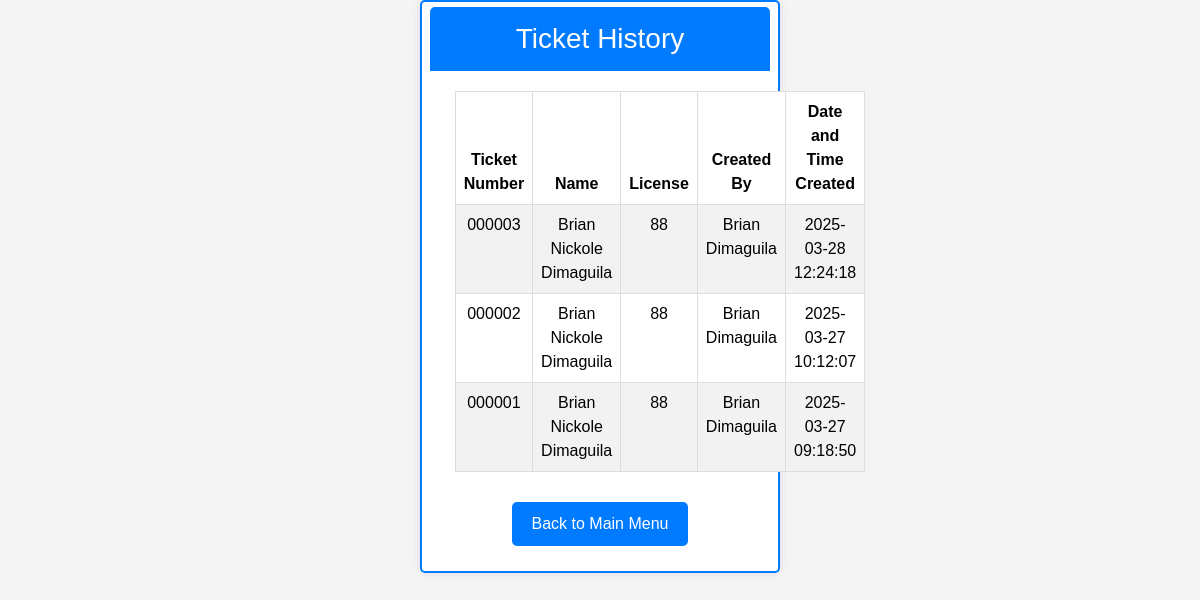
Page /poso.tix/history.php on the earlier database version.
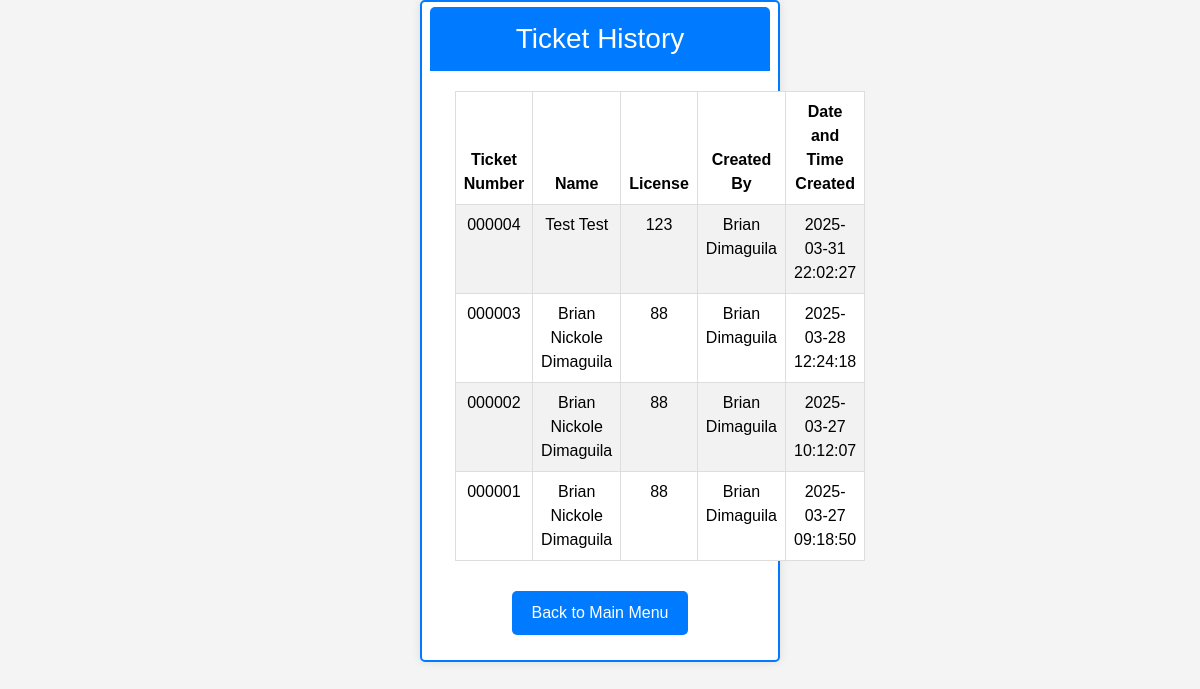
Same page on the later database version.
### tables this page shows
CREATE TABLE `report` (
  `ID` int(11) NOT NULL,
  `ticket_number` varchar(6) DEFAULT NULL,
  `first_name` varchar(100) DEFAULT NULL,
  `middle_name` varchar(100) DEFAULT NULL,
  `last_name` varchar(100) DEFAULT NULL,
  `dob` date DEFAULT NULL,
  `address` varchar(255) DEFAULT NULL,
  `license` varchar(255) NOT NULL,
  `confiscated` enum('yes','no') NOT NULL,
  `violation_date` date DEFAULT NULL,
  `violation_time` time DEFAULT NULL,
  `street` varchar(100) DEFAULT NULL,
  `plate_number` varchar(20) DEFAULT NULL,
  `city` varchar(100) DEFAULT NULL,
  `registration` varchar(100) DEFAULT NULL,
  `vehicle_type` varchar(50) DEFAULT NULL,
  `vehicle_owner` varchar(100) DEFAULT NULL,
  `v_status` varchar(255) DEFAULT NULL,
  `created_at` timestamp NOT NULL DEFAULT current_timestamp(),
  `signature` longblob NOT NULL
);

CREATE TABLE `3_violation` (
  `ID` int(10) NOT NULL,
  `ticket_number` varchar(255) NOT NULL,
  `license` varchar(255) DEFAULT NULL,
  `first_name` varchar(255) NOT NULL,
  `last_name` varchar(255) NOT NULL,
  `third_violation` varchar(1000) NOT NULL,
  `third_total` int(10) NOT NULL,
  `others_violation` varchar(1000) NOT NULL,
  `others_total` int(10) NOT NULL,
  `notes` varchar(1000) NOT NULL,
  `STATUS` varchar(255) NOT NULL DEFAULT 'PENDING',
  `3o_firstname` text NOT NULL,
  `3o_lastname` text NOT NULL,
  `3o_signature` longblob NOT NULL
);

CREATE TABLE `2_violation` (
  `ID` int(10) NOT NULL,
  `ticket_number` varchar(255) NOT NULL,
  `license` varchar(255) DEFAULT NULL,
  `first_name` varchar(255) NOT NULL,
  `last_name` varchar(255) NOT NULL,
  `second_violation` varchar(1000) NOT NULL,
  `second_total` int(10) NOT NULL,
  `others_violation` varchar(1000) NOT NULL,
  `others_total` int(10) NOT NULL,
  `notes` varchar(1000) NOT NULL,
  `STATUS` varchar(255) NOT NULL DEFAULT 'PENDING',
  `2o_firstname` text NOT NULL,
  `2o_lastname` text NOT NULL,
  `2o_signature` longblob NOT NULL
);

CREATE TABLE `violation` (
  `ID` int(10) NOT NULL,
  `ticket_number` varchar(255) NOT NULL,
  `license` varchar(255) DEFAULT NULL,
  `first_name` varchar(255) NOT NULL,
  `last_name` varchar(255) NOT NULL,
  `first_violation` varchar(1000) NOT NULL,
  `first_total` int(10) NOT NULL,
  `others_violation` varchar(1000) NOT NULL,
  `others_total` int(10) NOT NULL,
  `notes` varchar(1000) NOT NULL,
  `STATUS` varchar(255) NOT NULL DEFAULT 'PENDING',
  `o_firstname` text NOT NULL,
  `o_lastname` text NOT NULL,
  `o_signature` longblob NOT NULL
);

### poso.tix/history.php (the view, shortened to what this page needs)
<?php
$conn = new mysqli('localhost', 'root', '', 'poso');
$sql = "SELECT ticket_number, first_name, last_name, license, created_at FROM report ORDER BY created_at DESC";
$result = $conn->query($sql);
?>
<!DOCTYPE html>
<html lang="en">
<head>
    <link href="https://maxcdn.bootstrapcdn.com/bootstrap/5.3.3/css/bootstrap.min.css" rel="stylesheet">
    <link rel="stylesheet" href="style.css?v=1.0">
</head>
<body>
    <div class="container">
        <div class="ticket-history-container">
            <h3 class="text-center">Ticket History</h3>
            <table class="table table-striped">
                <thead>
                    <tr>
                        <th>Ticket Number</th>
                        <th>Name</th>
                        <th>License</th>
                        <th>Created By</th>
                        <th>Date and Time Created</th>
                    </tr>
                </thead>
                <tbody>
                    <?php
                    if ($result->num_rows > 0) {
                        while ($row = $result->fetch_assoc()) {
                            $ticketNumber = $row['ticket_number'];
                            $name = $row['first_name'] . " " . $row['last_name'];
                            $license = $row['license'];
                            $createdBy = "Unknown";
                            $violationTables = ['violation', '2_violation', '3_violation'];
                            $officerFields = ['o_firstname', 'o_lastname', '2o_firstname', '2o_lastname', '3o_firstname', '3o_lastname'];
                            foreach ($violationTables as $index => $table) {
                                $sqlOfficer = "SELECT " . $officerFields[$index * 2] . ", " . $officerFields[$index * 2 + 1] . " FROM $table WHERE ticket_number = '$ticketNumber'";
                                $officerResult = $conn->query($sqlOfficer);
                                if ($officerResult && $officerResult->num_rows > 0) {
                                    $officerRow = $officerResult->fetch_assoc();
                                    $createdBy = $officerRow[$officerFields[$index * 2]] . " " . $officerRow[$officerFields[$index * 2 + 1]];
                                    break;
                                }
                            }
                            echo "<tr>
                                    <td>{$ticketNumber}</td>
                                    <td>{$name}</td>
                                    <td>{$license}</td>
                                    <td>{$createdBy}</td>
                                    <td>" . date('Y-m-d H:i:s', strtotime($row['created_at'])) . "</td>
                                </tr>";
                        }
                    } else {
                        echo "<tr><td colspan='5'>No tickets found.</td></tr>";
                    }
                    ?>
                </tbody>
            </table>
            <div class="btn-container">
                <a href="menu.php">Back to Main Menu</a>
            </div>
        </div>
    </div>
</body>
</html>

Differences in the rows shown:
added report: ticket_number "000004", name "Test Test", license "123", violation.o_firstname+o_lastname "Brian Dimaguila", created_at "2025-03-31 22:02:27"
